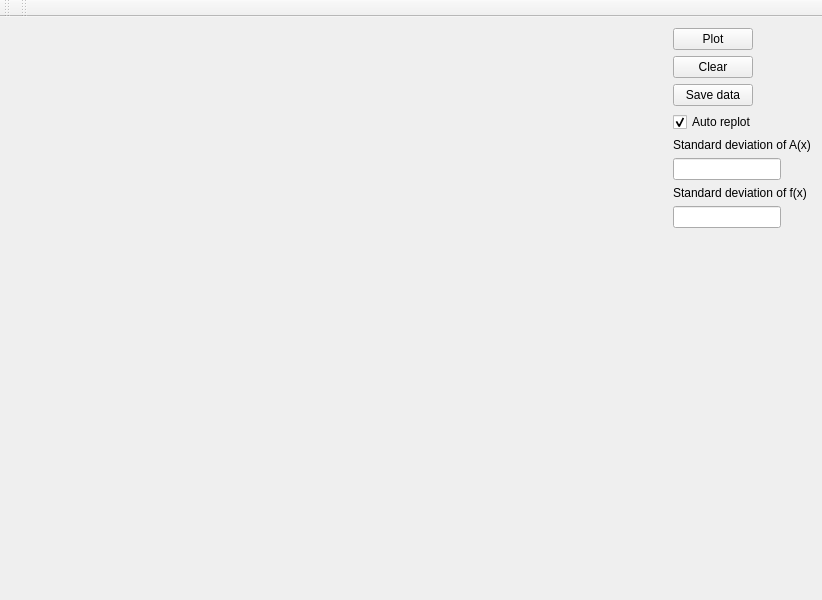
<?xml version="1.0" encoding="UTF-8"?>
<ui version="4.0">
 <class>MainWindow</class>
 <widget class="QMainWindow" name="MainWindow">
  <property name="geometry">
   <rect>
    <x>0</x>
    <y>0</y>
    <width>822</width>
    <height>600</height>
   </rect>
  </property>
  <property name="windowTitle">
   <string>MainWindow</string>
  </property>
  <widget class="QWidget" name="centralWidget">
   <layout class="QHBoxLayout" name="horizontalLayout">
    <item>
     <widget class="QCustomPlot" name="widget" native="true">
      <property name="sizePolicy">
       <sizepolicy hsizetype="Preferred" vsizetype="Preferred">
        <horstretch>1</horstretch>
        <verstretch>0</verstretch>
       </sizepolicy>
      </property>
     </widget>
    </item>
    <item>
     <layout class="QFormLayout" name="formLayout">
      <property name="formAlignment">
       <set>Qt::AlignLeading|Qt::AlignLeft|Qt::AlignTop</set>
      </property>
      <item row="0" column="0">
       <widget class="QPushButton" name="pushButton">
        <property name="text">
         <string>Plot</string>
        </property>
       </widget>
      </item>
      <item row="1" column="0">
       <widget class="QPushButton" name="pushButton_2">
        <property name="text">
         <string>Clear</string>
        </property>
       </widget>
      </item>
      <item row="2" column="0">
       <widget class="QPushButton" name="pushButton_3">
        <property name="text">
         <string>Save data</string>
        </property>
       </widget>
      </item>
      <item row="3" column="0">
       <widget class="QCheckBox" name="checkBox">
        <property name="text">
         <string>Auto replot</string>
        </property>
        <property name="checked">
         <bool>true</bool>
        </property>
        <property name="tristate">
         <bool>false</bool>
        </property>
       </widget>
      </item>
      <item row="5" column="0">
       <widget class="QLineEdit" name="lineEdit">
        <property name="inputMask">
         <string/>
        </property>
       </widget>
      </item>
      <item row="7" column="0">
       <widget class="QLineEdit" name="lineEdit_2"/>
      </item>
      <item row="4" column="0">
       <widget class="QLabel" name="label">
        <property name="text">
         <string>Standard deviation of A(x)</string>
        </property>
       </widget>
      </item>
      <item row="6" column="0">
       <widget class="QLabel" name="label_2">
        <property name="text">
         <string>Standard deviation of f(x)</string>
        </property>
       </widget>
      </item>
     </layout>
    </item>
   </layout>
  </widget>
  <widget class="QMenuBar" name="menuBar">
   <property name="geometry">
    <rect>
     <x>0</x>
     <y>0</y>
     <width>822</width>
     <height>27</height>
    </rect>
   </property>
  </widget>
  <widget class="QToolBar" name="mainToolBar">
   <attribute name="toolBarArea">
    <enum>TopToolBarArea</enum>
   </attribute>
   <attribute name="toolBarBreak">
    <bool>false</bool>
   </attribute>
  </widget>
  <widget class="QToolBar" name="toolBar">
   <property name="windowTitle">
    <string>toolBar</string>
   </property>
   <attribute name="toolBarArea">
    <enum>TopToolBarArea</enum>
   </attribute>
   <attribute name="toolBarBreak">
    <bool>false</bool>
   </attribute>
  </widget>
 </widget>
 <layoutdefault spacing="6" margin="11"/>
 <customwidgets>
  <customwidget>
   <class>QCustomPlot</class>
   <extends>QWidget</extends>
   <header>qcustomplot.h</header>
   <container>1</container>
  </customwidget>
 </customwidgets>
 <resources/>
 <connections/>
</ui>
